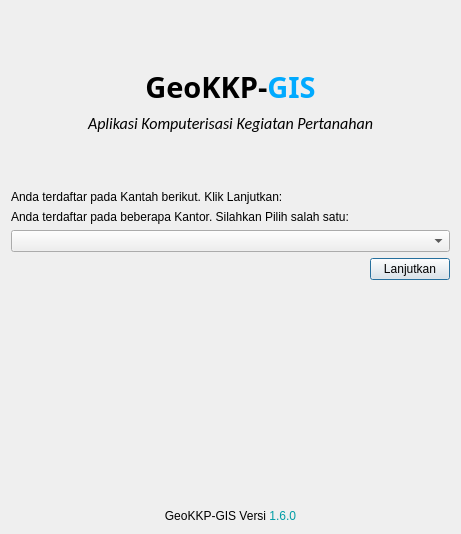
<?xml version="1.0" encoding="UTF-8"?>
<ui version="4.0">
 <class>Form</class>
 <widget class="QDialog" name="Form">
  <property name="geometry">
   <rect>
    <x>0</x>
    <y>0</y>
    <width>461</width>
    <height>534</height>
   </rect>
  </property>
  <property name="minimumSize">
   <size>
    <width>415</width>
    <height>534</height>
   </size>
  </property>
  <property name="maximumSize">
   <size>
    <width>461</width>
    <height>534</height>
   </size>
  </property>
  <property name="windowTitle">
   <string>Form</string>
  </property>
  <layout class="QGridLayout" name="gridLayout">
   <item row="0" column="0">
    <layout class="QVBoxLayout" name="verticalLayout_15">
     <item>
      <layout class="QHBoxLayout" name="horizontalLayout_5">
       <property name="sizeConstraint">
        <enum>QLayout::SetDefaultConstraint</enum>
       </property>
       <item>
        <spacer name="horizontalSpacer_7">
         <property name="orientation">
          <enum>Qt::Horizontal</enum>
         </property>
         <property name="sizeHint" stdset="0">
          <size>
           <width>100</width>
           <height>20</height>
          </size>
         </property>
        </spacer>
       </item>
       <item>
        <widget class="QLabel" name="label_11">
         <property name="minimumSize">
          <size>
           <width>50</width>
           <height>50</height>
          </size>
         </property>
         <property name="maximumSize">
          <size>
           <width>250</width>
           <height>250</height>
          </size>
         </property>
         <property name="text">
          <string/>
         </property>
         <property name="pixmap">
          <pixmap>E:/2021/GeoKKP QGIS/images/logoatrbpn.png</pixmap>
         </property>
         <property name="scaledContents">
          <bool>true</bool>
         </property>
        </widget>
       </item>
       <item>
        <spacer name="horizontalSpacer_8">
         <property name="orientation">
          <enum>Qt::Horizontal</enum>
         </property>
         <property name="sizeHint" stdset="0">
          <size>
           <width>100</width>
           <height>20</height>
          </size>
         </property>
        </spacer>
       </item>
      </layout>
     </item>
     <item>
      <layout class="QVBoxLayout" name="verticalLayout_13">
       <item>
        <layout class="QVBoxLayout" name="verticalLayout_14">
         <item>
          <widget class="QLabel" name="label_12">
           <property name="sizePolicy">
            <sizepolicy hsizetype="Expanding" vsizetype="Preferred">
             <horstretch>0</horstretch>
             <verstretch>0</verstretch>
            </sizepolicy>
           </property>
           <property name="font">
            <font>
             <family>Book Antiqua</family>
             <pointsize>22</pointsize>
             <weight>75</weight>
             <bold>true</bold>
            </font>
           </property>
           <property name="text">
            <string>&lt;html&gt;&lt;head/&gt;&lt;body&gt;&lt;p&gt;GeoKKP-&lt;span style=&quot; color:#00aaff;&quot;&gt;GIS&lt;/span&gt;&lt;/p&gt;&lt;/body&gt;&lt;/html&gt;</string>
           </property>
           <property name="alignment">
            <set>Qt::AlignCenter</set>
           </property>
          </widget>
         </item>
         <item>
          <widget class="QLabel" name="label_13">
           <property name="sizePolicy">
            <sizepolicy hsizetype="Expanding" vsizetype="Preferred">
             <horstretch>0</horstretch>
             <verstretch>0</verstretch>
            </sizepolicy>
           </property>
           <property name="font">
            <font>
             <family>Calibri</family>
             <pointsize>12</pointsize>
             <italic>true</italic>
            </font>
           </property>
           <property name="text">
            <string>Aplikasi Komputerisasi Kegiatan Pertanahan</string>
           </property>
           <property name="alignment">
            <set>Qt::AlignCenter</set>
           </property>
          </widget>
         </item>
        </layout>
       </item>
       <item>
        <spacer name="verticalSpacer_5">
         <property name="orientation">
          <enum>Qt::Vertical</enum>
         </property>
         <property name="sizeType">
          <enum>QSizePolicy::Maximum</enum>
         </property>
         <property name="sizeHint" stdset="0">
          <size>
           <width>19</width>
           <height>50</height>
          </size>
         </property>
        </spacer>
       </item>
       <item>
        <layout class="QVBoxLayout" name="verticalLayout_16">
         <item>
          <layout class="QVBoxLayout" name="verticalLayout_17">
           <item>
            <widget class="QLabel" name="labelSatuKantah_3">
             <property name="text">
              <string>Anda terdaftar pada Kantah berikut. Klik Lanjutkan:</string>
             </property>
            </widget>
           </item>
           <item>
            <widget class="QLabel" name="labelBeberapaKantah_4">
             <property name="text">
              <string>Anda terdaftar pada beberapa Kantor. Silahkan Pilih salah satu:</string>
             </property>
            </widget>
           </item>
           <item>
            <widget class="QComboBox" name="comboBoxKantah_3"/>
           </item>
           <item>
            <layout class="QHBoxLayout" name="horizontalLayout_6">
             <item>
              <spacer name="horizontalSpacer_9">
               <property name="orientation">
                <enum>Qt::Horizontal</enum>
               </property>
               <property name="sizeHint" stdset="0">
                <size>
                 <width>40</width>
                 <height>20</height>
                </size>
               </property>
              </spacer>
             </item>
             <item>
              <widget class="QPushButton" name="buttonLanjut_3">
               <property name="text">
                <string>Lanjutkan</string>
               </property>
              </widget>
             </item>
            </layout>
           </item>
          </layout>
         </item>
         <item>
          <spacer name="verticalSpacer_6">
           <property name="orientation">
            <enum>Qt::Vertical</enum>
           </property>
           <property name="sizeHint" stdset="0">
            <size>
             <width>20</width>
             <height>40</height>
            </size>
           </property>
          </spacer>
         </item>
         <item>
          <layout class="QVBoxLayout" name="verticalLayout_18">
           <item>
            <widget class="QLabel" name="lblTermsOfService_3">
             <property name="text">
              <string>GeoKKP-GIS Versi &lt;a href=&quot;https://github.com/danylaksono/GeoKKP-GIS&quot; style=&quot;color: rgb(0, 157, 165);text-decoration: none;&quot;&gt;1.6.0&lt;/a&gt;</string>
             </property>
             <property name="alignment">
              <set>Qt::AlignCenter</set>
             </property>
            </widget>
           </item>
          </layout>
         </item>
        </layout>
       </item>
      </layout>
     </item>
    </layout>
   </item>
  </layout>
 </widget>
 <resources/>
 <connections/>
</ui>
